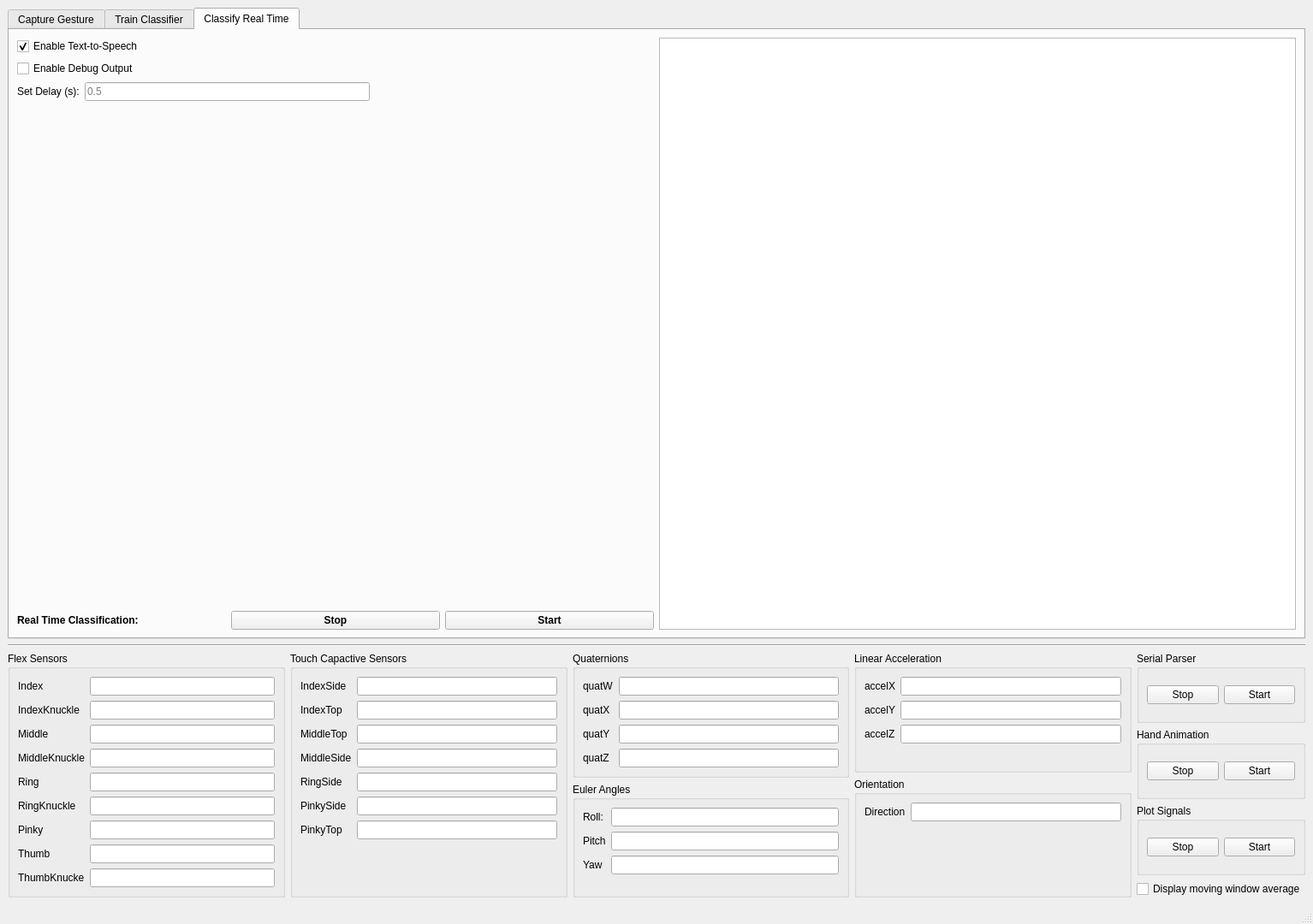
<?xml version="1.0" encoding="UTF-8"?>
<ui version="4.0">
 <author>Bhavit Patel</author>
 <class>MainWindow</class>
 <widget class="QMainWindow" name="MainWindow">
  <property name="geometry">
   <rect>
    <x>0</x>
    <y>0</y>
    <width>1534</width>
    <height>1080</height>
   </rect>
  </property>
  <property name="windowTitle">
   <string>HandsOn Developer</string>
  </property>
  <property name="windowIcon">
   <iconset>
    <normaloff>HandsOn_Capstone/Glove_Layout_1.PNG</normaloff>HandsOn_Capstone/Glove_Layout_1.PNG</iconset>
  </property>
  <widget class="QWidget" name="centralwidget">
   <property name="font">
    <font>
     <pointsize>9</pointsize>
    </font>
   </property>
   <layout class="QVBoxLayout" name="verticalLayout">
    <item>
     <widget class="QTabWidget" name="tabWidget">
      <property name="font">
       <font>
        <weight>50</weight>
        <bold>false</bold>
       </font>
      </property>
      <property name="currentIndex">
       <number>2</number>
      </property>
      <widget class="QWidget" name="captureTab">
       <attribute name="title">
        <string>Capture Gesture</string>
       </attribute>
       <layout class="QVBoxLayout" name="verticalLayout_3">
        <item>
         <layout class="QHBoxLayout" name="horizontalLayout_capFile">
          <item>
           <widget class="QLabel" name="labelFile">
            <property name="text">
             <string>Output File:</string>
            </property>
           </widget>
          </item>
          <item>
           <widget class="QLineEdit" name="lineEditFileOut"/>
          </item>
          <item>
           <widget class="QPushButton" name="btnFileOut">
            <property name="text">
             <string>Load/Create File</string>
            </property>
           </widget>
          </item>
         </layout>
        </item>
        <item>
         <widget class="Line" name="line">
          <property name="orientation">
           <enum>Qt::Horizontal</enum>
          </property>
         </widget>
        </item>
        <item>
         <widget class="QLabel" name="labelOutFileViewer">
          <property name="text">
           <string>Output File Viewer:</string>
          </property>
         </widget>
        </item>
        <item>
         <widget class="QPlainTextEdit" name="plainTextEditFileOut"/>
        </item>
        <item>
         <layout class="QHBoxLayout" name="horizontalLayout_gestCap">
          <item>
           <widget class="QLabel" name="labelGestCap">
            <property name="font">
             <font>
              <weight>75</weight>
              <bold>true</bold>
             </font>
            </property>
            <property name="text">
             <string>Gesture Identifier:</string>
            </property>
           </widget>
          </item>
          <item>
           <widget class="QLineEdit" name="lineEditGestCap">
            <property name="font">
             <font>
              <weight>75</weight>
              <bold>true</bold>
             </font>
            </property>
           </widget>
          </item>
          <item>
           <widget class="QPushButton" name="btnGestCap">
            <property name="enabled">
             <bool>true</bool>
            </property>
            <property name="font">
             <font>
              <weight>75</weight>
              <bold>true</bold>
             </font>
            </property>
            <property name="text">
             <string>Capture Gesture</string>
            </property>
            <property name="checkable">
             <bool>false</bool>
            </property>
            <property name="default">
             <bool>false</bool>
            </property>
           </widget>
          </item>
         </layout>
        </item>
       </layout>
      </widget>
      <widget class="QWidget" name="trainTab">
       <attribute name="title">
        <string>Train Classifier</string>
       </attribute>
       <layout class="QVBoxLayout" name="verticalLayout_4">
        <item>
         <layout class="QHBoxLayout" name="horizontalLayout_trainFile">
          <item>
           <widget class="QLabel" name="labelTrainFile">
            <property name="text">
             <string>Training File:</string>
            </property>
           </widget>
          </item>
          <item>
           <widget class="QLineEdit" name="lineEditTrainFile"/>
          </item>
          <item>
           <widget class="QPushButton" name="btnTrainFile">
            <property name="text">
             <string>Load File</string>
            </property>
           </widget>
          </item>
         </layout>
        </item>
        <item>
         <widget class="Line" name="line_2">
          <property name="orientation">
           <enum>Qt::Horizontal</enum>
          </property>
         </widget>
        </item>
        <item>
         <widget class="QLabel" name="labelTrainFileViewer">
          <property name="text">
           <string>Training File Viewer:</string>
          </property>
         </widget>
        </item>
        <item>
         <widget class="QPlainTextEdit" name="plainTextEditTrainFile"/>
        </item>
        <item>
         <layout class="QHBoxLayout" name="horizontalLayout_train">
          <item>
           <widget class="QLabel" name="labelTrainStatus">
            <property name="font">
             <font>
              <weight>75</weight>
              <bold>true</bold>
             </font>
            </property>
            <property name="text">
             <string>Classifier Status:</string>
            </property>
           </widget>
          </item>
          <item>
           <widget class="QLineEdit" name="lineEditTrainStatus">
            <property name="sizePolicy">
             <sizepolicy hsizetype="Expanding" vsizetype="Fixed">
              <horstretch>0</horstretch>
              <verstretch>0</verstretch>
             </sizepolicy>
            </property>
            <property name="font">
             <font>
              <weight>75</weight>
              <bold>true</bold>
             </font>
            </property>
            <property name="readOnly">
             <bool>true</bool>
            </property>
            <property name="placeholderText">
             <string>Not Ready</string>
            </property>
           </widget>
          </item>
          <item>
           <spacer name="horizontalSpacer_2">
            <property name="orientation">
             <enum>Qt::Horizontal</enum>
            </property>
            <property name="sizeHint" stdset="0">
             <size>
              <width>40</width>
              <height>20</height>
             </size>
            </property>
           </spacer>
          </item>
          <item>
           <spacer name="horizontalSpacer">
            <property name="orientation">
             <enum>Qt::Horizontal</enum>
            </property>
            <property name="sizeHint" stdset="0">
             <size>
              <width>40</width>
              <height>20</height>
             </size>
            </property>
           </spacer>
          </item>
          <item>
           <widget class="QPushButton" name="btnTrainClassifier">
            <property name="font">
             <font>
              <weight>75</weight>
              <bold>true</bold>
             </font>
            </property>
            <property name="text">
             <string>Train Classifier</string>
            </property>
           </widget>
          </item>
         </layout>
        </item>
       </layout>
      </widget>
      <widget class="QWidget" name="classifyRealTab">
       <attribute name="title">
        <string>Classify Real Time</string>
       </attribute>
       <layout class="QHBoxLayout" name="horizontalLayout_4">
        <item>
         <layout class="QVBoxLayout" name="verticalLayout_ClassRT">
          <item>
           <widget class="QCheckBox" name="checkBoxTtoS">
            <property name="text">
             <string>Enable Text-to-Speech</string>
            </property>
            <property name="checked">
             <bool>true</bool>
            </property>
           </widget>
          </item>
          <item>
           <widget class="QCheckBox" name="checkBoxClassRTdebug">
            <property name="text">
             <string>Enable Debug Output</string>
            </property>
            <property name="checked">
             <bool>false</bool>
            </property>
           </widget>
          </item>
          <item>
           <layout class="QHBoxLayout" name="horizontalLayout_ClassRtDelay">
            <item>
             <widget class="QLabel" name="labelClassRtDelay">
              <property name="text">
               <string>Set Delay (s):</string>
              </property>
             </widget>
            </item>
            <item>
             <widget class="QLineEdit" name="lineEditClassRtDelay">
              <property name="placeholderText">
               <string>0.5</string>
              </property>
             </widget>
            </item>
            <item>
             <spacer name="horizontalSpacer_3">
              <property name="orientation">
               <enum>Qt::Horizontal</enum>
              </property>
              <property name="sizeHint" stdset="0">
               <size>
                <width>40</width>
                <height>20</height>
               </size>
              </property>
             </spacer>
            </item>
           </layout>
          </item>
          <item>
           <spacer name="verticalSpacer">
            <property name="orientation">
             <enum>Qt::Vertical</enum>
            </property>
            <property name="sizeHint" stdset="0">
             <size>
              <width>20</width>
              <height>40</height>
             </size>
            </property>
           </spacer>
          </item>
          <item>
           <layout class="QHBoxLayout" name="horizontalLayout_ClassRT">
            <item>
             <widget class="QLabel" name="labelClassRT">
              <property name="font">
               <font>
                <weight>75</weight>
                <bold>true</bold>
               </font>
              </property>
              <property name="text">
               <string>Real Time Classification:</string>
              </property>
             </widget>
            </item>
            <item>
             <widget class="QPushButton" name="btnClassifyStop">
              <property name="font">
               <font>
                <weight>75</weight>
                <bold>true</bold>
               </font>
              </property>
              <property name="text">
               <string>Stop</string>
              </property>
             </widget>
            </item>
            <item>
             <widget class="QPushButton" name="btnClassifyStart">
              <property name="font">
               <font>
                <weight>75</weight>
                <bold>true</bold>
               </font>
              </property>
              <property name="text">
               <string>Start</string>
              </property>
             </widget>
            </item>
           </layout>
          </item>
         </layout>
        </item>
        <item>
         <widget class="QPlainTextEdit" name="plainTextEditClassRT">
          <property name="font">
           <font>
            <pointsize>16</pointsize>
            <weight>75</weight>
            <bold>true</bold>
           </font>
          </property>
          <property name="readOnly">
           <bool>true</bool>
          </property>
         </widget>
        </item>
       </layout>
       <zorder></zorder>
       <zorder>plainTextEditClassRT</zorder>
      </widget>
     </widget>
    </item>
    <item>
     <widget class="Line" name="line_3">
      <property name="orientation">
       <enum>Qt::Horizontal</enum>
      </property>
     </widget>
    </item>
    <item>
     <layout class="QHBoxLayout" name="horizontalLayout_dataOut">
      <item>
       <widget class="QGroupBox" name="gBoxFlex">
        <property name="font">
         <font>
          <weight>50</weight>
          <bold>false</bold>
         </font>
        </property>
        <property name="title">
         <string>Flex Sensors</string>
        </property>
        <layout class="QFormLayout" name="formLayout">
         <item row="0" column="0">
          <widget class="QLabel" name="indexLabel">
           <property name="text">
            <string>Index</string>
           </property>
          </widget>
         </item>
         <item row="0" column="1">
          <widget class="QLineEdit" name="indexLineEdit">
           <property name="font">
            <font>
             <weight>50</weight>
             <bold>false</bold>
            </font>
           </property>
           <property name="readOnly">
            <bool>true</bool>
           </property>
          </widget>
         </item>
         <item row="1" column="0">
          <widget class="QLabel" name="indexKnuckleLabel">
           <property name="text">
            <string>IndexKnuckle</string>
           </property>
          </widget>
         </item>
         <item row="1" column="1">
          <widget class="QLineEdit" name="indexKnuckleLineEdit">
           <property name="font">
            <font>
             <weight>50</weight>
             <bold>false</bold>
            </font>
           </property>
           <property name="readOnly">
            <bool>true</bool>
           </property>
          </widget>
         </item>
         <item row="2" column="0">
          <widget class="QLabel" name="middleLabel">
           <property name="text">
            <string>Middle</string>
           </property>
          </widget>
         </item>
         <item row="2" column="1">
          <widget class="QLineEdit" name="middleLineEdit">
           <property name="font">
            <font>
             <weight>50</weight>
             <bold>false</bold>
            </font>
           </property>
           <property name="readOnly">
            <bool>true</bool>
           </property>
          </widget>
         </item>
         <item row="3" column="0">
          <widget class="QLabel" name="middleKnuckleLabel">
           <property name="text">
            <string>MiddleKnuckle</string>
           </property>
          </widget>
         </item>
         <item row="3" column="1">
          <widget class="QLineEdit" name="middleKnuckleLineEdit">
           <property name="font">
            <font>
             <weight>50</weight>
             <bold>false</bold>
            </font>
           </property>
           <property name="readOnly">
            <bool>true</bool>
           </property>
          </widget>
         </item>
         <item row="4" column="0">
          <widget class="QLabel" name="ringLabel">
           <property name="text">
            <string>Ring</string>
           </property>
          </widget>
         </item>
         <item row="4" column="1">
          <widget class="QLineEdit" name="ringLineEdit">
           <property name="font">
            <font>
             <weight>50</weight>
             <bold>false</bold>
            </font>
           </property>
           <property name="readOnly">
            <bool>true</bool>
           </property>
          </widget>
         </item>
         <item row="5" column="0">
          <widget class="QLabel" name="ringKnuckleLabel">
           <property name="text">
            <string>RingKnuckle</string>
           </property>
          </widget>
         </item>
         <item row="5" column="1">
          <widget class="QLineEdit" name="ringKnuckleLineEdit">
           <property name="font">
            <font>
             <weight>50</weight>
             <bold>false</bold>
            </font>
           </property>
           <property name="readOnly">
            <bool>true</bool>
           </property>
          </widget>
         </item>
         <item row="6" column="0">
          <widget class="QLabel" name="pinkyLabel">
           <property name="text">
            <string>Pinky</string>
           </property>
          </widget>
         </item>
         <item row="6" column="1">
          <widget class="QLineEdit" name="pinkyLineEdit">
           <property name="font">
            <font>
             <weight>50</weight>
             <bold>false</bold>
            </font>
           </property>
           <property name="readOnly">
            <bool>true</bool>
           </property>
          </widget>
         </item>
         <item row="7" column="0">
          <widget class="QLabel" name="thumbLabel">
           <property name="text">
            <string>Thumb</string>
           </property>
          </widget>
         </item>
         <item row="7" column="1">
          <widget class="QLineEdit" name="thumbLineEdit">
           <property name="font">
            <font>
             <weight>50</weight>
             <bold>false</bold>
            </font>
           </property>
           <property name="readOnly">
            <bool>true</bool>
           </property>
          </widget>
         </item>
         <item row="8" column="0">
          <widget class="QLabel" name="thumbKnuckeLabel">
           <property name="text">
            <string>ThumbKnucke</string>
           </property>
          </widget>
         </item>
         <item row="8" column="1">
          <widget class="QLineEdit" name="thumbKnuckeLineEdit">
           <property name="font">
            <font>
             <weight>50</weight>
             <bold>false</bold>
            </font>
           </property>
           <property name="readOnly">
            <bool>true</bool>
           </property>
          </widget>
         </item>
        </layout>
       </widget>
      </item>
      <item>
       <widget class="QGroupBox" name="gBoxTouch">
        <property name="title">
         <string>Touch Capactive Sensors</string>
        </property>
        <layout class="QFormLayout" name="formLayout_2">
         <item row="0" column="0">
          <widget class="QLabel" name="indexSideLabel">
           <property name="text">
            <string>IndexSide</string>
           </property>
          </widget>
         </item>
         <item row="0" column="1">
          <widget class="QLineEdit" name="indexSideLineEdit">
           <property name="font">
            <font>
             <weight>50</weight>
             <bold>false</bold>
            </font>
           </property>
           <property name="readOnly">
            <bool>true</bool>
           </property>
          </widget>
         </item>
         <item row="1" column="0">
          <widget class="QLabel" name="indexTopLabel">
           <property name="text">
            <string>IndexTop</string>
           </property>
          </widget>
         </item>
         <item row="1" column="1">
          <widget class="QLineEdit" name="indexTopLineEdit">
           <property name="font">
            <font>
             <weight>50</weight>
             <bold>false</bold>
            </font>
           </property>
           <property name="readOnly">
            <bool>true</bool>
           </property>
          </widget>
         </item>
         <item row="2" column="0">
          <widget class="QLabel" name="middleTopLabel">
           <property name="text">
            <string>MiddleTop</string>
           </property>
          </widget>
         </item>
         <item row="2" column="1">
          <widget class="QLineEdit" name="middleTopLineEdit">
           <property name="font">
            <font>
             <weight>50</weight>
             <bold>false</bold>
            </font>
           </property>
           <property name="readOnly">
            <bool>true</bool>
           </property>
          </widget>
         </item>
         <item row="3" column="0">
          <widget class="QLabel" name="middleSideLabel">
           <property name="text">
            <string>MiddleSide</string>
           </property>
          </widget>
         </item>
         <item row="3" column="1">
          <widget class="QLineEdit" name="middleSideLineEdit">
           <property name="font">
            <font>
             <weight>50</weight>
             <bold>false</bold>
            </font>
           </property>
           <property name="readOnly">
            <bool>true</bool>
           </property>
          </widget>
         </item>
         <item row="4" column="0">
          <widget class="QLabel" name="ringSideLabel">
           <property name="text">
            <string>RingSide</string>
           </property>
          </widget>
         </item>
         <item row="4" column="1">
          <widget class="QLineEdit" name="ringSideLineEdit">
           <property name="font">
            <font>
             <weight>50</weight>
             <bold>false</bold>
            </font>
           </property>
           <property name="readOnly">
            <bool>true</bool>
           </property>
          </widget>
         </item>
         <item row="5" column="0">
          <widget class="QLabel" name="pinkySideLabel">
           <property name="text">
            <string>PinkySide</string>
           </property>
          </widget>
         </item>
         <item row="5" column="1">
          <widget class="QLineEdit" name="pinkySideLineEdit">
           <property name="font">
            <font>
             <weight>50</weight>
             <bold>false</bold>
            </font>
           </property>
           <property name="readOnly">
            <bool>true</bool>
           </property>
          </widget>
         </item>
         <item row="6" column="0">
          <widget class="QLabel" name="pinkyTopLabel">
           <property name="text">
            <string>PinkyTop</string>
           </property>
          </widget>
         </item>
         <item row="6" column="1">
          <widget class="QLineEdit" name="pinkyTopLineEdit">
           <property name="font">
            <font>
             <weight>50</weight>
             <bold>false</bold>
            </font>
           </property>
           <property name="readOnly">
            <bool>true</bool>
           </property>
          </widget>
         </item>
        </layout>
       </widget>
      </item>
      <item>
       <layout class="QVBoxLayout" name="verticalLayout_quat_euler">
        <item>
         <widget class="QGroupBox" name="gBoxQuat">
          <property name="title">
           <string>Quaternions</string>
          </property>
          <layout class="QFormLayout" name="formLayout_3">
           <item row="0" column="0">
            <widget class="QLabel" name="quatWLabel">
             <property name="text">
              <string>quatW</string>
             </property>
            </widget>
           </item>
           <item row="0" column="1">
            <widget class="QLineEdit" name="quatWLineEdit">
             <property name="font">
              <font>
               <weight>50</weight>
               <bold>false</bold>
              </font>
             </property>
             <property name="readOnly">
              <bool>true</bool>
             </property>
            </widget>
           </item>
           <item row="1" column="0">
            <widget class="QLabel" name="quatXLabel">
             <property name="text">
              <string>quatX</string>
             </property>
            </widget>
           </item>
           <item row="1" column="1">
            <widget class="QLineEdit" name="quatXLineEdit">
             <property name="font">
              <font>
               <weight>50</weight>
               <bold>false</bold>
              </font>
             </property>
             <property name="readOnly">
              <bool>true</bool>
             </property>
            </widget>
           </item>
           <item row="2" column="0">
            <widget class="QLabel" name="quatYLabel">
             <property name="text">
              <string>quatY</string>
             </property>
            </widget>
           </item>
           <item row="2" column="1">
            <widget class="QLineEdit" name="quatYLineEdit">
             <property name="font">
              <font>
               <weight>50</weight>
               <bold>false</bold>
              </font>
             </property>
             <property name="readOnly">
              <bool>true</bool>
             </property>
            </widget>
           </item>
           <item row="3" column="0">
            <widget class="QLabel" name="quatZLabel">
             <property name="text">
              <string>quatZ</string>
             </property>
            </widget>
           </item>
           <item row="3" column="1">
            <widget class="QLineEdit" name="quatZLineEdit">
             <property name="font">
              <font>
               <weight>50</weight>
               <bold>false</bold>
              </font>
             </property>
             <property name="readOnly">
              <bool>true</bool>
             </property>
            </widget>
           </item>
          </layout>
         </widget>
        </item>
        <item>
         <widget class="QGroupBox" name="gBoxEuler">
          <property name="title">
           <string>Euler Angles</string>
          </property>
          <layout class="QFormLayout" name="formLayout_5">
           <item row="0" column="0">
            <widget class="QLabel" name="rollLabel">
             <property name="text">
              <string>Roll:</string>
             </property>
            </widget>
           </item>
           <item row="0" column="1">
            <widget class="QLineEdit" name="rollLineEdit">
             <property name="maxLength">
              <number>5</number>
             </property>
            </widget>
           </item>
           <item row="1" column="0">
            <widget class="QLabel" name="pitchLabel">
             <property name="text">
              <string>Pitch</string>
             </property>
            </widget>
           </item>
           <item row="1" column="1">
            <widget class="QLineEdit" name="pitchLineEdit">
             <property name="maxLength">
              <number>5</number>
             </property>
            </widget>
           </item>
           <item row="2" column="0">
            <widget class="QLabel" name="yawLabel">
             <property name="text">
              <string>Yaw</string>
             </property>
            </widget>
           </item>
           <item row="2" column="1">
            <widget class="QLineEdit" name="yawLineEdit">
             <property name="maxLength">
              <number>5</number>
             </property>
            </widget>
           </item>
          </layout>
         </widget>
        </item>
       </layout>
      </item>
      <item>
       <layout class="QVBoxLayout" name="verticalLayout_2">
        <item>
         <widget class="QGroupBox" name="gBoxAccel">
          <property name="title">
           <string>Linear Acceleration</string>
          </property>
          <layout class="QFormLayout" name="formLayout_4">
           <item row="0" column="0">
            <widget class="QLabel" name="accelXLabel">
             <property name="text">
              <string>accelX</string>
             </property>
            </widget>
           </item>
           <item row="0" column="1">
            <widget class="QLineEdit" name="accelXLineEdit">
             <property name="font">
              <font>
               <weight>50</weight>
               <bold>false</bold>
              </font>
             </property>
             <property name="readOnly">
              <bool>true</bool>
             </property>
            </widget>
           </item>
           <item row="1" column="0">
            <widget class="QLabel" name="accelYLabel">
             <property name="text">
              <string>accelY</string>
             </property>
            </widget>
           </item>
           <item row="1" column="1">
            <widget class="QLineEdit" name="accelYLineEdit">
             <property name="font">
              <font>
               <weight>50</weight>
               <bold>false</bold>
              </font>
             </property>
             <property name="readOnly">
              <bool>true</bool>
             </property>
            </widget>
           </item>
           <item row="2" column="0">
            <widget class="QLabel" name="accelZLabel">
             <property name="text">
              <string>accelZ</string>
             </property>
            </widget>
           </item>
           <item row="2" column="1">
            <widget class="QLineEdit" name="accelZLineEdit">
             <property name="font">
              <font>
               <weight>50</weight>
               <bold>false</bold>
              </font>
             </property>
             <property name="readOnly">
              <bool>true</bool>
             </property>
            </widget>
           </item>
          </layout>
         </widget>
        </item>
        <item>
         <widget class="QGroupBox" name="gBoxOrientation">
          <property name="title">
           <string>Orientation</string>
          </property>
          <layout class="QFormLayout" name="formLayout_6">
           <item row="0" column="0">
            <widget class="QLabel" name="directionLabel">
             <property name="text">
              <string>Direction</string>
             </property>
            </widget>
           </item>
           <item row="0" column="1">
            <widget class="QLineEdit" name="directionLineEdit"/>
           </item>
          </layout>
         </widget>
        </item>
       </layout>
      </item>
      <item>
       <layout class="QVBoxLayout" name="verticalLayout_adds">
        <item>
         <widget class="QGroupBox" name="gBoxSerialParse">
          <property name="title">
           <string>Serial Parser</string>
          </property>
          <layout class="QHBoxLayout" name="horizontalLayout">
           <item>
            <widget class="QPushButton" name="btnSerialParseStop">
             <property name="text">
              <string>Stop</string>
             </property>
            </widget>
           </item>
           <item>
            <widget class="QPushButton" name="btnSerialParseStart">
             <property name="text">
              <string>Start</string>
             </property>
            </widget>
           </item>
          </layout>
         </widget>
        </item>
        <item>
         <widget class="QGroupBox" name="gBoxHandAnimate">
          <property name="title">
           <string>Hand Animation</string>
          </property>
          <layout class="QHBoxLayout" name="horizontalLayout_3">
           <item>
            <widget class="QPushButton" name="btnHandAnimateStop">
             <property name="text">
              <string>Stop</string>
             </property>
            </widget>
           </item>
           <item>
            <widget class="QPushButton" name="btnHandAnimateStart">
             <property name="text">
              <string>Start</string>
             </property>
            </widget>
           </item>
          </layout>
         </widget>
        </item>
        <item>
         <widget class="QGroupBox" name="gBoxPlotSignals">
          <property name="title">
           <string>Plot Signals</string>
          </property>
          <layout class="QHBoxLayout" name="horizontalLayout_2">
           <item>
            <widget class="QPushButton" name="btnPlotSignalsStop">
             <property name="text">
              <string>Stop</string>
             </property>
            </widget>
           </item>
           <item>
            <widget class="QPushButton" name="btnPlotSignalsStart">
             <property name="text">
              <string>Start</string>
             </property>
            </widget>
           </item>
          </layout>
         </widget>
        </item>
        <item>
         <widget class="QCheckBox" name="checkBoxDataOutAvg">
          <property name="text">
           <string>Display moving window average</string>
          </property>
         </widget>
        </item>
       </layout>
      </item>
     </layout>
    </item>
   </layout>
  </widget>
  <widget class="QMenuBar" name="menubar">
   <property name="geometry">
    <rect>
     <x>0</x>
     <y>0</y>
     <width>1534</width>
     <height>38</height>
    </rect>
   </property>
  </widget>
  <widget class="QStatusBar" name="statusbar"/>
 </widget>
 <resources/>
 <connections/>
</ui>
